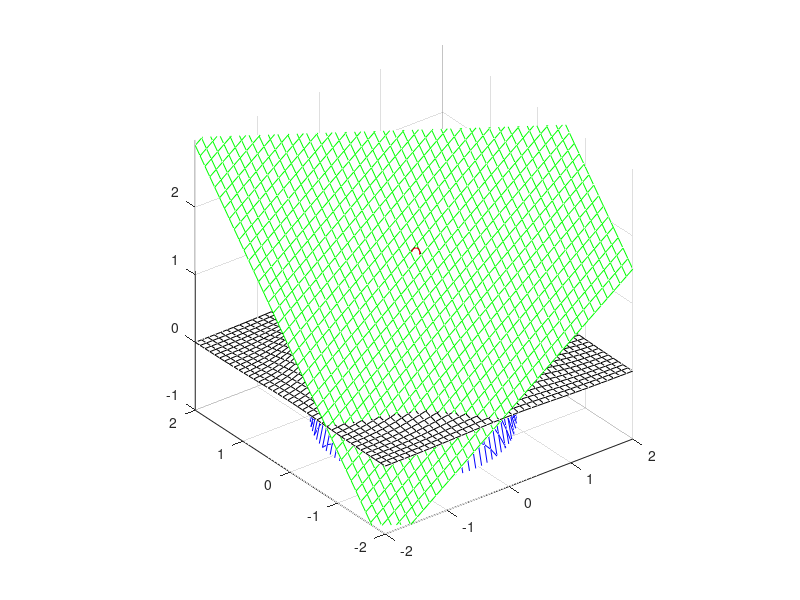

Write the MATLAB code that produced this figure.
function priklad3
clf;
N=40; x1=linspace(-2,2,N)'*ones(1,N); x2=x1';
mesh(x1,x2,F(x1,x2),'facecolor','w','edgecolor','k');
axis equal; axis vis3d; axis manual; hold on
xx1=-.2; xx2=-.3;
plot3(xx1,xx2,F(xx1,xx2),'ro')

mesh(x1,x2,T1(xx1,xx2,x1,x2),'facecolor','w','edgecolor','g');
mesh(x1,x2,T2(xx1,xx2,x1,x2),'facecolor','w','edgecolor','b');
hold on
return

function y=F(x1,x2)
y=2*exp(-x1.^2-x2.^2);

function y=T1(xx1,xx2,x1,x2)
dy = [-4*xx1*exp(- xx1^2 - xx2^2); -4*xx2*exp(- xx1^2 - xx2^2)];
y = F(xx1, xx2)+dy(1,:) * (x1-xx1) + dy(2,:) * (x2-xx2);

function y=T2(xx1,xx2,x1,x2)
dy = [8*xx1^2*exp(- xx1^2 - xx2^2) - 4*exp(- xx1^2 - xx2^2),   8*xx1*xx2*exp(- xx1^2 - xx2^2);
    8*xx1*xx2*exp(- xx1^2 - xx2^2),    8*xx2^2*exp(- xx1^2 - xx2^2) - 4*exp(- xx1^2 - xx2^2)];
y =  T1(xx1,xx2,x1,x2)+0.5*(((xx1-x1).^2)*dy(1,1)+2*dy(1,2)*(x1-xx1).*(x2-xx2)+dy(2,2)*(x2-xx2).^2);
 

